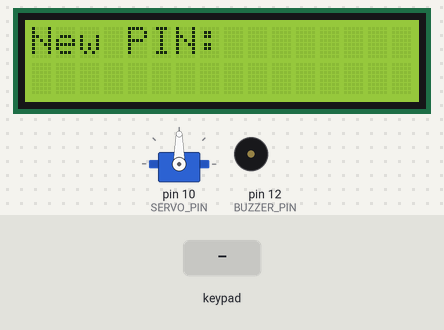
This sketch was run on a simulated Arduino Uno, built with avr-gcc and run on an emulated ATmega328P. Parts: 16×2 character LCD, servo, buzzer (waves = sounding). Inputs (shaded band) come from the test bench. EEPROM starts erased; what the sketch prints to the serial monitor is not drawn.

Above: at 2.4 s.
2.5 s: keypad keys 5 4 3 2 pressed 0.4 s apart
At 4.4 s:
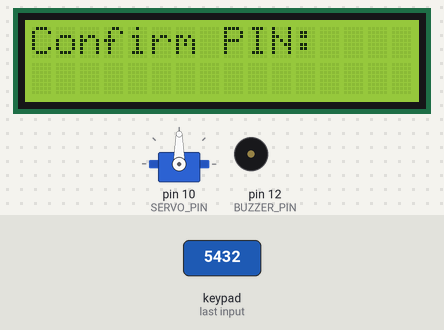
5.6 s: keypad keys 5 4 3 2 # pressed 0.4 s apart
At 7.2 s:
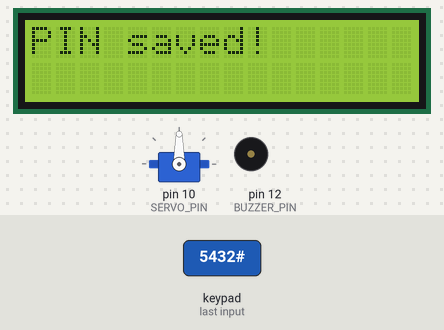
9.1 s: keypad keys 9 8 7 6 pressed 0.4 s apart
At 11.4 s:
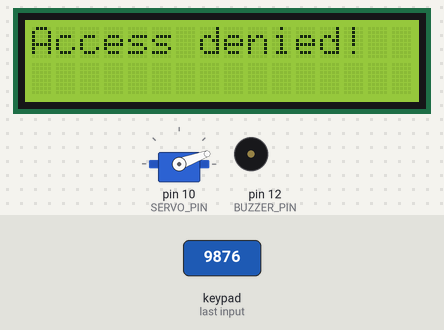
12.2 s: keypad keys 5 4 3 2 A pressed 0.4 s apart
At 16.1 s:
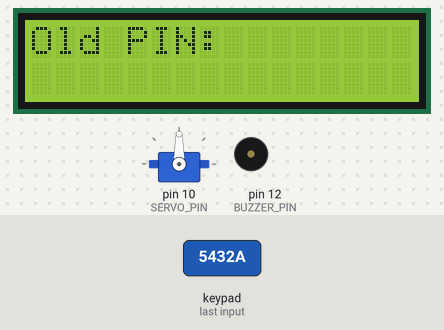
17.2 s: keypad keys 9 8 7 6 # pressed 0.4 s apart
At 19.7 s:
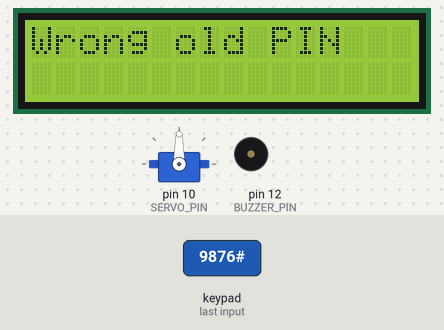
20.7 s: key '1' pressed
At 21.6 s:
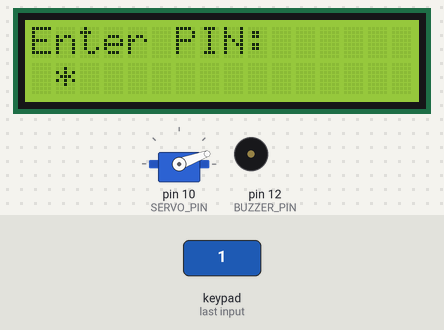
Timing chart, 0 to 23.4 s (numbered marks = the images above; inputs shaded):
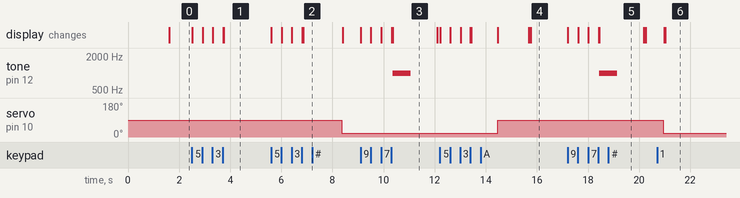

Measured:
- after the input at 2.5 s, the display: first changes at once (image 1 shows a later state)
- after the input at 5.6 s, servo on pin 10 (SERVO_PIN): 90° → 20° after 2.8 s; the display: first changes at once (image 2 shows a later state)
- after the input at 9.1 s, tone on pin 12 (BUZZER_PIN): silent → 1000 Hz after 1.3 s, → silent 0.70 s later; the display: first changes at once (image 3 shows a later state)
- after the input at 12.2 s, servo on pin 10 (SERVO_PIN): 20° → 90° after 2.3 s; the display: first changes at once (image 4 shows a later state)
- after the input at 17.2 s, tone on pin 12 (BUZZER_PIN): silent → 1000 Hz after 1.2 s, → silent 0.70 s later; the display: first changes at once (image 5 shows a later state)
- after the input at 20.7 s, the display: first differs from a run without the input after 0.33 s (image 6)
- what the display in image 3 shows lasts 1.7 s, from 10.4 s to 12.1 s

The sketch:

sketch_sep18_9_lock_system_with_reset.ino
```cpp
#include <Wire.h>
#include <LiquidCrystal_I2C.h>
#include <Keypad.h>
#include <Servo.h>
#include <EEPROM.h>

// ---------------- PIN DEFINITIONS ----------------
#define SERVO_PIN 10
#define SERVO_LOCK_POS 20
#define SERVO_UNLOCK_POS 90
#define BUZZER_PIN 12

// ---------------- LCD ----------------
LiquidCrystal_I2C lcd(0x27, 16, 2);

// ---------------- SERVO ----------------
Servo lockServo;

// ---------------- KEYPAD ----------------
const byte KEYPAD_ROWS = 4;
const byte KEYPAD_COLS = 4;

byte rowPins[KEYPAD_ROWS] = {5, 4, 3, 2};
byte colPins[KEYPAD_COLS] = {9, 8, 7, 6};

char keys[KEYPAD_ROWS][KEYPAD_COLS] = {
  {'1', '2', '3', 'A'},
  {'4', '5', '6', 'B'},
  {'7', '8', '9', 'C'},
  {'*', '0', '#', 'D'}
};

Keypad keypad = Keypad(
  makeKeymap(keys),
  rowPins,
  colPins,
  KEYPAD_ROWS,
  KEYPAD_COLS
);

// ---------------- EEPROM ----------------
// Addresses 0-3: four PIN digits
// Address 4: PIN initialization marker
// Address 5: lock state (1 = locked, 0 = unlocked)

const int PIN_MARKER_ADDR = 4;
const int LOCK_STATE_ADDR = 5;
const byte PIN_MARKER = 0xA5;

bool doorLocked = true;

// ---------------- PIN STORAGE ----------------

bool hasCode() {
  return EEPROM.read(PIN_MARKER_ADDR) == PIN_MARKER;
}

String getStoredCode() {
  String code = "";

  for (int i = 0; i < 4; i++) {
    code += char(EEPROM.read(i));
  }

  return code;
}

void saveCode(String code) {
  for (int i = 0; i < 4; i++) {
    EEPROM.update(i, code[i]);
  }

  // Write marker last, after the PIN has been saved.
  EEPROM.update(PIN_MARKER_ADDR, PIN_MARKER);
}

void saveLockState(bool locked) {
  doorLocked = locked;
  EEPROM.update(LOCK_STATE_ADDR, locked ? 1 : 0);
}

// ---------------- LOCKING ----------------

void lockDoor() {
  lockServo.write(SERVO_LOCK_POS);
  saveLockState(true);
}

void unlockDoor() {
  lockServo.write(SERVO_UNLOCK_POS);
  saveLockState(false);
}

// ---------------- KEYPAD INPUT ----------------

String inputCode(String prompt) {
  lcd.clear();
  lcd.setCursor(0, 0);
  lcd.print(prompt);
  lcd.setCursor(0, 1);
  lcd.print(" ");

  String code = "";

  while (code.length() < 4) {
    char key = keypad.getKey();

    if (key >= '0' && key <= '9') {
      code += key;
      lcd.print('*');
    }

    delay(20);
  }

  return code;
}

// ---------------- CHANGE / CREATE PIN ----------------

bool setNewCode() {
  lcd.clear();
  lcd.setCursor(0, 0);
  lcd.print("Enter new PIN");

  String newCode = inputCode("New PIN:");

  String confirmCode = inputCode("Confirm PIN:");

  if (newCode == confirmCode) {
    saveCode(newCode);

    lcd.clear();
    lcd.setCursor(0, 0);
    lcd.print("PIN saved!");
    delay(1500);

    return true;
  }

  lcd.clear();
  lcd.setCursor(0, 0);
  lcd.print("PIN mismatch!");
  lcd.setCursor(0, 1);
  lcd.print("Try again");
  delay(1500);

  return false;
}

// ---------------- BUZZER ----------------

void soundAlarm() {
  tone(BUZZER_PIN, 1000);
  delay(700);
  noTone(BUZZER_PIN);
}

// ---------------- LOCKED SCREEN ----------------

void safeLockedLogic() {
  lcd.clear();
  lcd.setCursor(0, 0);
  lcd.print("[LOCKED]");
  lcd.setCursor(0, 1);
  lcd.print("Enter PIN:");

  String enteredCode = inputCode("Enter PIN:");

  if (enteredCode == getStoredCode()) {
    lcd.clear();
    lcd.setCursor(0, 0);
    lcd.print("Access granted");
    delay(1000);

    unlockDoor();

    lcd.clear();
    lcd.setCursor(0, 0);
    lcd.print("Door unlocked");
    lcd.setCursor(0, 1);
    lcd.print("# = lock");
    delay(1200);
  } else {
    lcd.clear();
    lcd.setCursor(0, 0);
    lcd.print("Access denied!");
    soundAlarm();
    delay(1000);
  }
}

// ---------------- UNLOCKED SCREEN ----------------

void safeUnlockedLogic() {
  lcd.clear();
  lcd.setCursor(0, 0);
  lcd.print("[UNLOCKED]");
  lcd.setCursor(0, 1);
  lcd.print("#=Lock A=PIN");

  while (!doorLocked) {
    char key = keypad.getKey();

    if (key == '#') {
      lcd.clear();
      lcd.setCursor(0, 0);
      lcd.print("Locking door...");
      delay(700);

      lockDoor();
      return;
    }

    if (key == 'A') {
      lcd.clear();
      lcd.setCursor(0, 0);
      lcd.print("Verify old PIN");

      String oldCode = inputCode("Old PIN:");

      if (oldCode == getStoredCode()) {
        bool updated = false;

        while (!updated) {
          updated = setNewCode();
        }

        lcd.clear();
        lcd.setCursor(0, 0);
        lcd.print("PIN updated");
        delay(1000);
      } else {
        lcd.clear();
        lcd.setCursor(0, 0);
        lcd.print("Wrong old PIN");
        soundAlarm();
        delay(1000);
      }

      // Return to the unlocked screen.
      lcd.clear();
      lcd.setCursor(0, 0);
      lcd.print("[UNLOCKED]");
      lcd.setCursor(0, 1);
      lcd.print("#=Lock A=PIN");
    }

    delay(20);
  }
}

// ---------------- SETUP ----------------

void setup() {
  Serial.begin(9600);

  lcd.init();
  lcd.backlight();

  pinMode(BUZZER_PIN, OUTPUT);

  lockServo.attach(SERVO_PIN);

  lcd.setCursor(0, 0);
  lcd.print("Welcome!");
  lcd.setCursor(0, 1);
  lcd.print("Arduino Safe");
  delay(1500);

  // On first use, create a PIN.
  if (!hasCode()) {
    bool created = false;

    while (!created) {
      created = setNewCode();
    }

    lockDoor();
  } else {
    // Restore the saved lock state.
    byte storedState = EEPROM.read(LOCK_STATE_ADDR);

    // If the state is invalid, default to locked.
    if (storedState != 0 && storedState != 1) {
      lockDoor();
    } else if (storedState == 1) {
      doorLocked = true;
      lockServo.write(SERVO_LOCK_POS);
    } else {
      doorLocked = false;
      lockServo.write(SERVO_UNLOCK_POS);
    }
  }

  Serial.println("Arduino Safe Ready");
}

// ---------------- MAIN LOOP ----------------

void loop() {
  if (doorLocked) {
    safeLockedLogic();
  } else {
    safeUnlockedLogic();
  }
}
```

Icons.cpp
```cpp
#include <Arduino.h>
#include "icons.h"
#include <LiquidCrystal_I2C.h>

const byte iconLocked[8] PROGMEM = {
  0b01110,
  0b10001,
  0b10001,
  0b11111,
  0b11011,
  0b11011,
  0b11111,
};

const byte iconUnlocked[8] PROGMEM = {
  0b01110,
  0b10000,
  0b10000,
  0b11111,
  0b11011,
  0b11011,
  0b11111,
};

void init_icons(LiquidCrystal_I2C &lcd) {
  byte icon[8];
  memcpy_P(icon, iconLocked, sizeof(icon));
  lcd.createChar(ICON_LOCKED_CHAR, icon);
  memcpy_P(icon, iconUnlocked, sizeof(icon));
  lcd.createChar(ICON_UNLOCKED_CHAR, icon);
}
```

Icons.h
```cpp
#ifndef ICONS_H
#define ICONS_H

#include <LiquidCrystal_I2C.h>

// Our custom icon numbers
#define ICON_LOCKED_CHAR   (byte)0
#define ICON_UNLOCKED_CHAR (byte)1

// This is a standard icon on the LCD1602 character set
#define ICON_RIGHT_ARROW   (byte)126

void init_icons(LiquidCrystal_I2C &lcd);

#endif /* ICONS_H */
```

SafeState.cpp
```cpp
#include <Arduino.h>
#include <EEPROM.h>
#include "SafeState.h"

/* Safe state */
#define EEPROM_ADDR_LOCKED   0
#define EEPROM_ADDR_CODE_LEN 1
#define EEPROM_ADDR_CODE     2
#define EEPROM_EMPTY         0xff

#define SAFE_STATE_OPEN (char)0
#define SAFE_STATE_LOCKED (char)1

SafeState::SafeState() {
  this->_locked = EEPROM.read(EEPROM_ADDR_LOCKED) == SAFE_STATE_LOCKED;
}

void SafeState::lock() {
  this->setLock(true);
}

bool SafeState::locked() {
  return this->_locked;
}

bool SafeState::hasCode() {
  auto codeLength = EEPROM.read(EEPROM_ADDR_CODE_LEN);
  return codeLength != EEPROM_EMPTY;
}

void SafeState::setCode(String newCode) {
  EEPROM.write(EEPROM_ADDR_CODE_LEN, newCode.length());
  for (byte i = 0; i < newCode.length(); i++) {
    EEPROM.write(EEPROM_ADDR_CODE + i, newCode[i]);
  }
}

bool SafeState::unlock(String code) {
  auto codeLength = EEPROM.read(EEPROM_ADDR_CODE_LEN);
  if (codeLength == EEPROM_EMPTY) {
    // There was no code, so unlock always succeeds
    this->setLock(false);
    return true;
  }
  if (code.length() != codeLength) {
    return false;
  }
  for (byte i = 0; i < code.length(); i++) {
    auto digit = EEPROM.read(EEPROM_ADDR_CODE + i);
    if (digit != code[i]) {
      return false;
    }
  }
  this->setLock(false);
  return true;
}

void SafeState::setLock(bool locked) {
  this->_locked = locked;
  EEPROM.write(EEPROM_ADDR_LOCKED, locked ? SAFE_STATE_LOCKED : SAFE_STATE_OPEN);
}
```

SafeState.h
```cpp
// (licence header left out)
#ifndef SAFESTATE_H
#define SAFESTATE_H

class SafeState {
  public:
    SafeState();
    void lock();
    bool unlock(String code);
    bool locked();
    bool hasCode();
    void setCode(String newCode);

  private:
    void setLock(bool locked);
    bool _locked;
};

#endif /* SAFESTATE_H */
```
